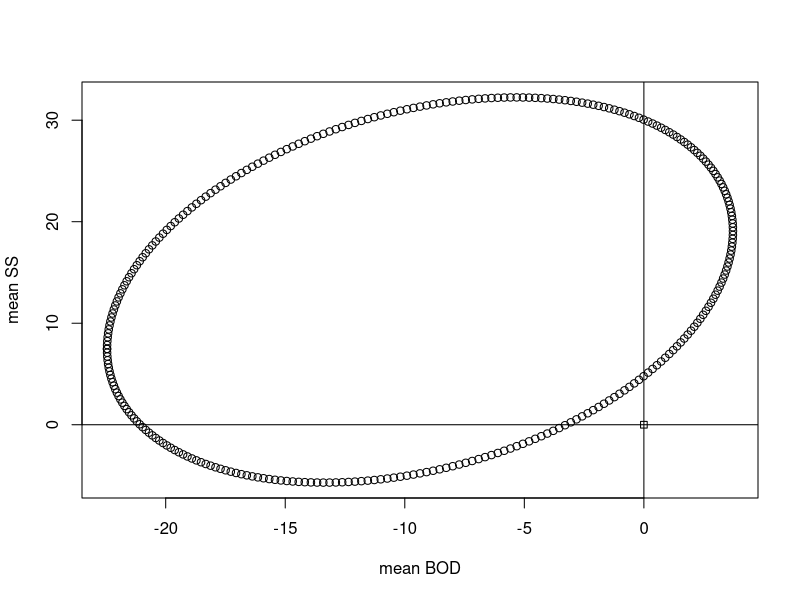

Here is the R script that generated this plot:
rm(list = ls())  # clear the memory
###########################

########################################
########################################

## Matched pairs:

X = as.matrix(read.table("datasets/T6-1.dat"))

# Columns represent lab 1 (c1, c2) and lab 2(c3, c4)
diff = cbind(X[,1] - X[,3], X[,2] - X[,4])
colnames(diff) = c("BOD", "SS") # biochemical oxyden demand, suspended solids
dbar = colMeans(diff)
Sd = cov(diff)

dbar
Sd

n = nrow(diff)
p = ncol(diff)

########################################
# Bonferroni intervals on the two marginal means; 95%
alpha = .05
m = 2
alpham = alpha/m
int = matrix(nrow = m, ncol = 2, data = NA)
for(i in 1:m) {
psihat = dbar[i]
sd_psihat = sqrt(Sd[i,i]/n)
qT = qt(alpham/2, n-1, lower.tail = 0)
int[i,] = c(psihat - qT*sd_psihat, psihat + qT*sd_psihat)
}
int_Bon = cbind(int[,1], dbar, int[,2])
colnames(int_Bon) = c("lower", "dbar", "upper")

cat("Bonferroni intervals on the two marginal means","\n")
int_Bon

########################################
# Simultaneous intervals on these AND ALL OTHERS
alpha = .05
m = 2
int = matrix(nrow = m, ncol = 2, data = NA)
for(i in 1:m) {
I = diag(m)
a = I[,i]  # Any other vectors a could be used without lowering the overall confidence
psihat = t(a)%*%dbar
sd_psihat = sqrt(t(a)%*%Sd%*%a/n)
qF = sqrt(((n-1)*p/(n-p))*qf(alpha, p, n-p, lower.tail = 0))

int[i,] = c(psihat - qF*sd_psihat, psihat + qF*sd_psihat)
}
int_Scheffe = cbind(int[,1], dbar, int[,2])
colnames(int_Scheffe) = c("lower", "dbar", "upper")
int_Scheffe


########################################

# 95% confidence ellipsoid:
U = chol(Sd) # S = U'U
c = sqrt(((n-1)*p/(n-p))*qf(alpha, p, n-p, lower.tail = 0))

phi = 2*pi*seq(from = 0, to = 1, length = 301)

z = -rbind(cos(phi), sin(phi))  # 200 columns, each of norm 1
mu = dbar + (c/sqrt(n))*t(U)%*%z
plot(mu[1,], mu[2,], xlab = "mean BOD", ylab = "mean SS")
points(0,0, pch=22)
abline(h=0)
abline(v=0)
########################################

extremes_of_ellipsoid = rbind(c(min(mu[1,]), max(mu[1,])),c(min(mu[2,]), max(mu[2,])))
extremes_of_ellipsoid


########################################
########################################

## Repeated measures:


X = as.matrix(read.table("datasets/T6-2.dat",header=F))	
C = rbind(c(-1, -1, 1, 1), c(1, -1, 1, -1), c(1, -1, -1, 1))
Y = X%*%t(C)

colnames(Y) = c("H effect", "C effect", "interaction") 
ybar = colMeans(Y)
Sy = cov(Y)

ybar
Sy

n = nrow(Y)
q = ncol(Y)

########################################
# Test that all three contrasts vanish, i.e. mean(y) = c(0,0,0):

Tsqd = n*t(ybar)%*%solve(Sy,ybar)
pval = pf(((n-1)*q/(n-q))*Tsqd, q, n-q, lower.tail = 0)
pval

# Simultaneous intervals on these AND ALL OTHERS
alpha = .05
m = 3
int = matrix(nrow = m, ncol = 2, data = NA)
for(i in 1:m) {
I = diag(m)
a = I[,i]  # Any other vectors a could be used without lowering the overall confidence
psihat = t(a)%*%ybar
sd_psihat = sqrt(t(a)%*%Sy%*%a/n)
qF = sqrt(((n-1)*q/(n-q))*qf(alpha, q, n-q, lower.tail = 0))

int[i,] = c(psihat - qF*sd_psihat, psihat + qF*sd_psihat)
}
int_Scheffe = cbind(int[,1], ybar, int[,2])
colnames(int_Scheffe) = c("lower", "ybar", "upper")
int_Scheffe



